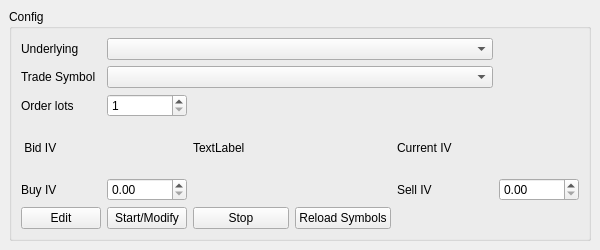
<?xml version="1.0" encoding="UTF-8"?>
<ui version="4.0">
 <class>DockWidgetStrategy</class>
 <widget class="QDockWidget" name="DockWidgetStrategy">
  <property name="geometry">
   <rect>
    <x>0</x>
    <y>0</y>
    <width>600</width>
    <height>250</height>
   </rect>
  </property>
  <property name="minimumSize">
   <size>
    <width>418</width>
    <height>250</height>
   </size>
  </property>
  <property name="maximumSize">
   <size>
    <width>600</width>
    <height>250</height>
   </size>
  </property>
  <property name="windowTitle">
   <string>Strategy</string>
  </property>
  <widget class="QWidget" name="dockWidgetContents">
   <layout class="QGridLayout" name="gridLayout_2">
    <item row="1" column="0">
     <widget class="QGroupBox" name="groupBox">
      <property name="minimumSize">
       <size>
        <width>400</width>
        <height>0</height>
       </size>
      </property>
      <property name="title">
       <string>Config</string>
      </property>
      <layout class="QGridLayout" name="gridLayout">
       <item row="8" column="0">
        <widget class="QLabel" name="label_3">
         <property name="text">
          <string>Buy IV</string>
         </property>
        </widget>
       </item>
       <item row="9" column="2">
        <widget class="QPushButton" name="pushButtonStopSG">
         <property name="text">
          <string>Stop</string>
         </property>
        </widget>
       </item>
       <item row="9" column="0">
        <widget class="QPushButton" name="pushButton">
         <property name="text">
          <string>Edit</string>
         </property>
        </widget>
       </item>
       <item row="8" column="4">
        <widget class="QLabel" name="label_4">
         <property name="text">
          <string>Sell IV</string>
         </property>
        </widget>
       </item>
       <item row="8" column="1">
        <widget class="QDoubleSpinBox" name="doubleSpinBoxbuySpread">
         <property name="maximumSize">
          <size>
           <width>80</width>
           <height>16777215</height>
          </size>
         </property>
        </widget>
       </item>
       <item row="1" column="1" colspan="4">
        <widget class="QComboBox" name="tradeSymbolUnderlying">
         <property name="maximumSize">
          <size>
           <width>16777215</width>
           <height>16777215</height>
          </size>
         </property>
         <property name="editable">
          <bool>false</bool>
         </property>
        </widget>
       </item>
       <item row="1" column="0">
        <widget class="QLabel" name="label_6">
         <property name="text">
          <string>Underlying</string>
         </property>
        </widget>
       </item>
       <item row="2" column="0">
        <widget class="QLabel" name="label">
         <property name="text">
          <string>Trade Symbol</string>
         </property>
        </widget>
       </item>
       <item row="8" column="5">
        <widget class="QDoubleSpinBox" name="doubleSpinBoxSellSpread">
         <property name="maximumSize">
          <size>
           <width>80</width>
           <height>16777215</height>
          </size>
         </property>
        </widget>
       </item>
       <item row="9" column="3">
        <widget class="QPushButton" name="pushButtonReload">
         <property name="text">
          <string>Reload Symbols</string>
         </property>
        </widget>
       </item>
       <item row="2" column="1" colspan="4">
        <widget class="QComboBox" name="comboBoxSymbol">
         <property name="minimumSize">
          <size>
           <width>170</width>
           <height>0</height>
          </size>
         </property>
         <property name="editable">
          <bool>false</bool>
         </property>
        </widget>
       </item>
       <item row="9" column="1">
        <widget class="QPushButton" name="pushButtonStartSG">
         <property name="text">
          <string>Start/Modify</string>
         </property>
        </widget>
       </item>
       <item row="4" column="1">
        <widget class="QSpinBox" name="spinBoxOrderLots">
         <property name="minimum">
          <number>1</number>
         </property>
        </widget>
       </item>
       <item row="4" column="0">
        <widget class="QLabel" name="label_5">
         <property name="maximumSize">
          <size>
           <width>60</width>
           <height>16777215</height>
          </size>
         </property>
         <property name="text">
          <string>Order lots</string>
         </property>
        </widget>
       </item>
       <item row="5" column="1">
        <widget class="QLabel" name="labelBidIv">
         <property name="text">
          <string/>
         </property>
        </widget>
       </item>
       <item row="5" column="0">
        <widget class="QLabel" name="label_7">
         <property name="text">
          <string> Bid IV</string>
         </property>
        </widget>
       </item>
       <item row="5" column="2">
        <widget class="QLabel" name="label_9">
         <property name="text">
          <string>TextLabel</string>
         </property>
        </widget>
       </item>
       <item row="5" column="3">
        <widget class="QLabel" name="labelAskIv">
         <property name="text">
          <string/>
         </property>
        </widget>
       </item>
       <item row="5" column="4">
        <widget class="QLabel" name="label_2">
         <property name="text">
          <string>Current IV</string>
         </property>
        </widget>
       </item>
       <item row="5" column="5">
        <widget class="QLabel" name="ivVal">
         <property name="text">
          <string/>
         </property>
        </widget>
       </item>
      </layout>
     </widget>
    </item>
   </layout>
  </widget>
 </widget>
 <resources/>
 <connections/>
</ui>
